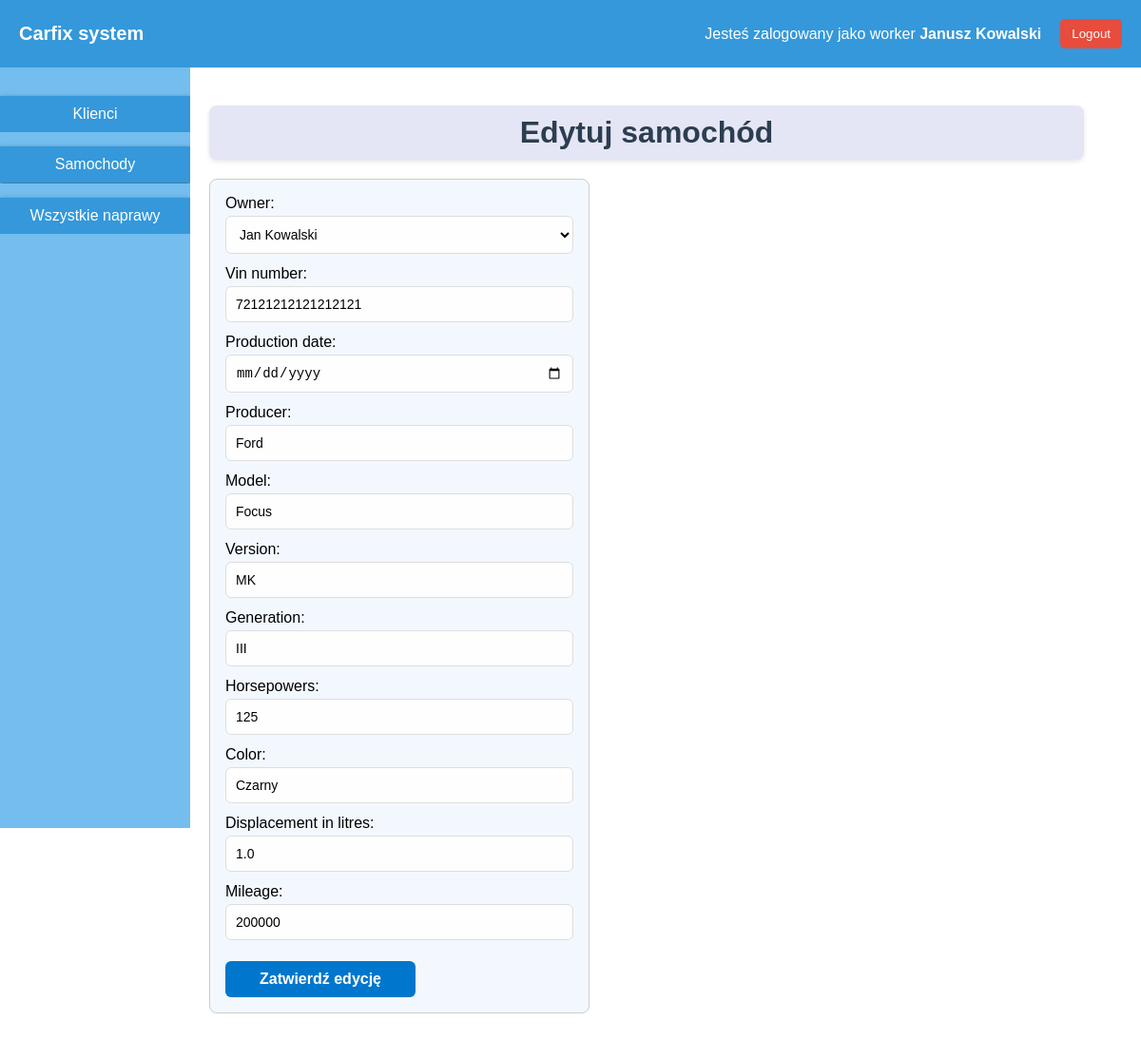
/cars/33/edit (signed in), run on the app's committed database.
### car_repair_app/models.py (models this page shows, shortened)
class Car(models.Model):
    owner = models.ForeignKey(Client, on_delete=models.CASCADE, blank=True, null=True)
    vin_number = models.CharField(max_length=17,blank=True,null=True)
    production_date = models.DateField(blank=True,null=True)
    producer = models.CharField(max_length=40,blank=True,null=True)
    model = models.CharField(max_length=30,blank=True,null=True)
    version = models.CharField(max_length=30,blank=True,null=True)
    generation = models.CharField(max_length=30,blank=True,null=True)
    horsepowers = models.CharField(max_length=15,blank=True,null=True)
    color = models.CharField(max_length=30,blank=True,null=True)
    registration_date = models.DateTimeField(auto_now_add=True,blank=True,null=True,editable=False)
    displacement_in_litres = models.CharField(max_length=5,blank=True,null=True)
    mileage = models.CharField(max_length=10,blank=True,null=True)

### car_repair_app/decorators.py (the view)
        def wrapper_func(request, *args, **kwargs):
            group=None
            if request.user.groups.exists():
                group = request.user.groups.all()[0].name
            if group in allowed_groups:
                return view_func(request,*args,**kwargs)
            else:
                return redirect('/logout')

### car_repair_app/forms.py
class CarEditForm(ModelForm):
    class Meta:
        model = Car
        fields = '__all__'
        exclude = ['registration_date']
        widgets = {
            'production_date':forms.TextInput(attrs={'type':'date'})
        }

### car_repair_app/models.py (called while the page is built)
    def __str__(self):
        return f"{self.user.first_name} {self.user.last_name}"

### car_repair_app/views.py (called while the page is built)
@cache_control(no_cache=True, must_revalidate=True, no_store=True)
@login_required()
@allowed_groups(allowed_groups=['manager', 'worker','admin'])
def car_edit(request,pk):
    car = Car.objects.get(id=pk)
    if request.method == "POST":
        form = CarEditForm(request.POST,instance=car)
        if form.is_valid():
            form.save()
    else:
        form = CarEditForm(instance=car)
        return render(request,'car_edit.html',{'form':form})
    return redirect(f'/cars/{pk}')

### car_repair_app/templates/car_edit.html (shortened to what this page needs)
{% extends 'base.html' %}
{% block content %}
    <h1>Edytuj samochód</h1>
<div class="container">
    <form method="POST" class="add">
        {{ form.as_p }}
        <button type="submit">Zatwierdź edycję</button>
    </form>
</div>
{% endblock %}

### car_repair_app/templates/base.html (shortened to what this page needs)
<!DOCTYPE html>
<html>
<head>
</head>
<body>
    <nav>
        <div class="nav-left">
           <a href="{% url 'main' %}"> Carfix system</a>
        </div>
        <div class="nav-right">
            <div class="nav-user-name">
                Jesteś zalogowany jako {{ user.groups.all.0 }} <b>{{request.user.first_name}} {{request.user.last_name}}</b>
            </div>
            <div class="nav-user-name">
                <form action="{% url 'logout' %}">
                    <button>Logout</button>
                </form>
            </div>
        </div>
    </nav>
        <div class="almighty_container">
            {% if request.user.groups.first.name != 'client' %}
            <div class="menu_container">
                <table>
                    <tr>
                        <td>
                            <form action="/clients" method="get">
                                <button type="submit">Klienci</button>
                            </form>
                        </td>
                    </tr>
                    <tr>
                        <td>
                            <form action="/cars" method="get">
                                <button type="submit">Samochody</button>
                            </form>
                        </td>
                    </tr>
                    <tr>
                    <td>
                        <form action="/repairs" method="get">
                            <button type="submit">Wszystkie naprawy</button>
                        </form>
                    </td>
                    </tr>
            </table>
            </div>
            {% endif %}
            <div class='sub-almighty-container'>
                {% block content %}
                {% endblock %}
            </div>
        </div>
</body>
</html>

### car_repair_app/templates/base.html (style rules this page uses)
* { margin:0; padding:0; box-sizing: border-box; }
body { font-family: Arial, sans-serif; background-color: #f5f5f5; width:100%; }
.almighty_container { display:flex; justify-content: space-between; padding: 0 5% 0 0; background-color: #ffffff; }
.container { display: flex; flex-basis: 100%; justify-content: space-between; gap: 20px; overflow-x: auto; }
.sub-almighty-container { flex-basis: 100%; margin-left: 20px; margin-top:20px; }
table { width: 100%; border-collapse: collapse; margin-top: 15px; }
th, td { padding: 5px; text-align: left; border-bottom: 1px solid #ddd; }
td { color: #333; }
a { color: #3498db; text-decoration: none; }
button { display: inline-block; padding: 10px 15px; background-color: #3498db; color: white; border: none; border-radius: 5px; cursor: pointer; margin-top: 15px; }
@media (max-width: 1450px) { .container { flex-direction: column; } }
@media (max-width: 1450px) { .models-table th, td { overflow: auto; } }
h1 { font-size: 32px; font-weight: bold; color: #2c3e50; text-align: center; margin: 20px 0; padding: 10px; background-color: rgba(0, 16, 157, 0.1); border-radius: 8px; box-shadow: 0px 2px 5px rgba(0, 0, 0, 0.1); }
.menu_container { background-color: #73bdef; position:sticky; top:0; display: flex; height: 100vh; width:200px; }
.menu_container table { height: 20%; width: 200px; border-collapse: collapse; }
.menu_container td { padding: 0px 0; text-align: center; border-bottom: 0; }
.menu_container button { width: 100%; padding: 10px; background-color: #3498db; color: white; border: none; height: 100%; border-radius: 0px; cursor: pointer; font-size: 16px; box-shadow: 0px 2px 5px rgba(0, 0, 0.0, 0.5); }
.menu_container form { display: block; width: 100%; }
form.add { display: flex; flex-direction: column; align-items: flex-start; padding: 16px; background-color: transparent; border: 1px solid #ccc; border-radius: 8px; width: 100%; max-width: 400px; background-color: #f3f8ff; margin-bottom: 28px; }
form.add p { margin-bottom: 12px; width: 100%; }
form.add input[type="text"], form.add input[type="email"], form.add input[type="datetime-local"], form.add input[type="date"], form.add input[type="password"], form.add select, form.add textarea { width: 100%; padding: 10px; margin-top: 4px; border: 1px solid #ddd; border-radius: 6px; background-color: rgba(255, 255, 255, 0.9); font-size: 14px; }
form.add button[type="submit"] { width: 100%; max-width: 200px; padding: 10px 0; background-color: #0077cc; color: white; border: none; border-radius: 6px; font-size: 16px; font-weight: bold; cursor: pointer; transition: background-color 0.3s; margin-top: 10px; }
nav { background-color: #3498db; padding: 10px 20px; display: flex; justify-content: space-between; align-items: center; box-shadow: 0 2px 5px rgba(0, 0, 0, 0.1); width:100%; color: white; }
.nav-left a { color: white; font-size: 20px; text-decoration: none; font-weight: bold; }
.nav-right { display: flex; align-items: center; gap: 20px; }
.nav-user-name { font-size: 16px; color: white; }
.nav-user-name form button { padding: 8px 12px; background-color: #e74c3c; border: none; border-radius: 5px; color: white; cursor: pointer; margin: 10px 0px 10px 0px; }
body { font-family: Arial; }

### data on the page
Car: owner "Jan Kowalski", vin_number "72121212121212121", producer "Ford", model "Focus", version "MK", generation "III", horsepowers "125", color "Czarny", displacement_in_litres "1.0", mileage "200000"

### other printed values
{{ user.groups.all.0 }} "worker"
{{ request.user.first_name }} "Janusz"
{{ request.user.last_name }} "Kowalski"
